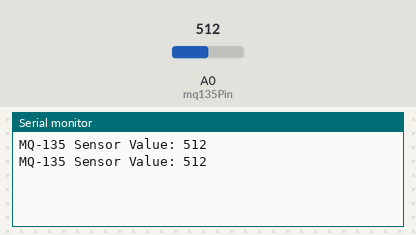
This sketch was run on a simulated Arduino Uno, built with avr-gcc and run on an emulated ATmega328P. On the bench: the last lines printed to the serial monitor. Inputs (shaded band) come from the test bench; at power-on: A0 (mq135Pin) = 512.

Above: at 2.8 s.
2.9 s: A0 (mq135Pin) set to 716
At 4.9 s:
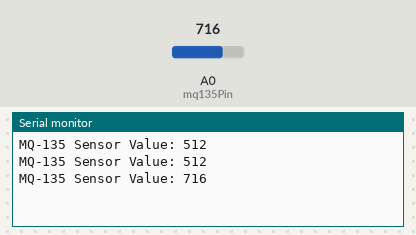
5.6 s: A0 (mq135Pin) set to 900
At 6.4 s:
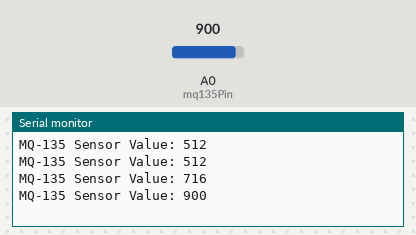
Timing chart, 0 to 8.6 s (numbered marks = the images above; inputs shaded):
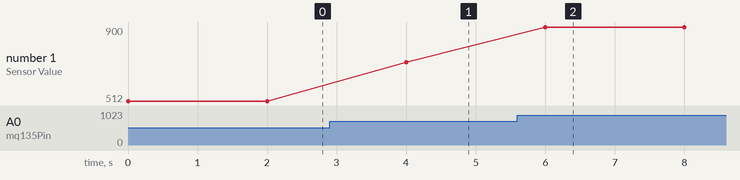

Measured:
- after the input at 2.9 s, the serial monitor: prints a new line after 1.1 s (image 1)
- after the input at 5.6 s, the serial monitor: prints a new line after 0.40 s (image 2)
- plotted number 1: 512 → 716 after the input at 2.9 s, 716 → 900 after the input at 5.6 s

The sketch:

SERVO.ino
```cpp
// Pin Definitions
const int mq135Pin = A0;  // Analog input pin for MQ-135

void setup() {
  // Initialize serial communication at 115200 baud rate for debugging
  Serial.begin(115200);

  // Setup the MQ-135 pin as input
  pinMode(mq135Pin, INPUT);
}

void loop() {
  // Read the analog value from MQ-135
  int mq135Value = analogRead(mq135Pin);

  // Print the value to the serial monitor
  Serial.print("MQ-135 Sensor Value: ");
  Serial.println(mq135Value);

  // Simple delay for readability (2 seconds)
  delay(2000);
}
```
